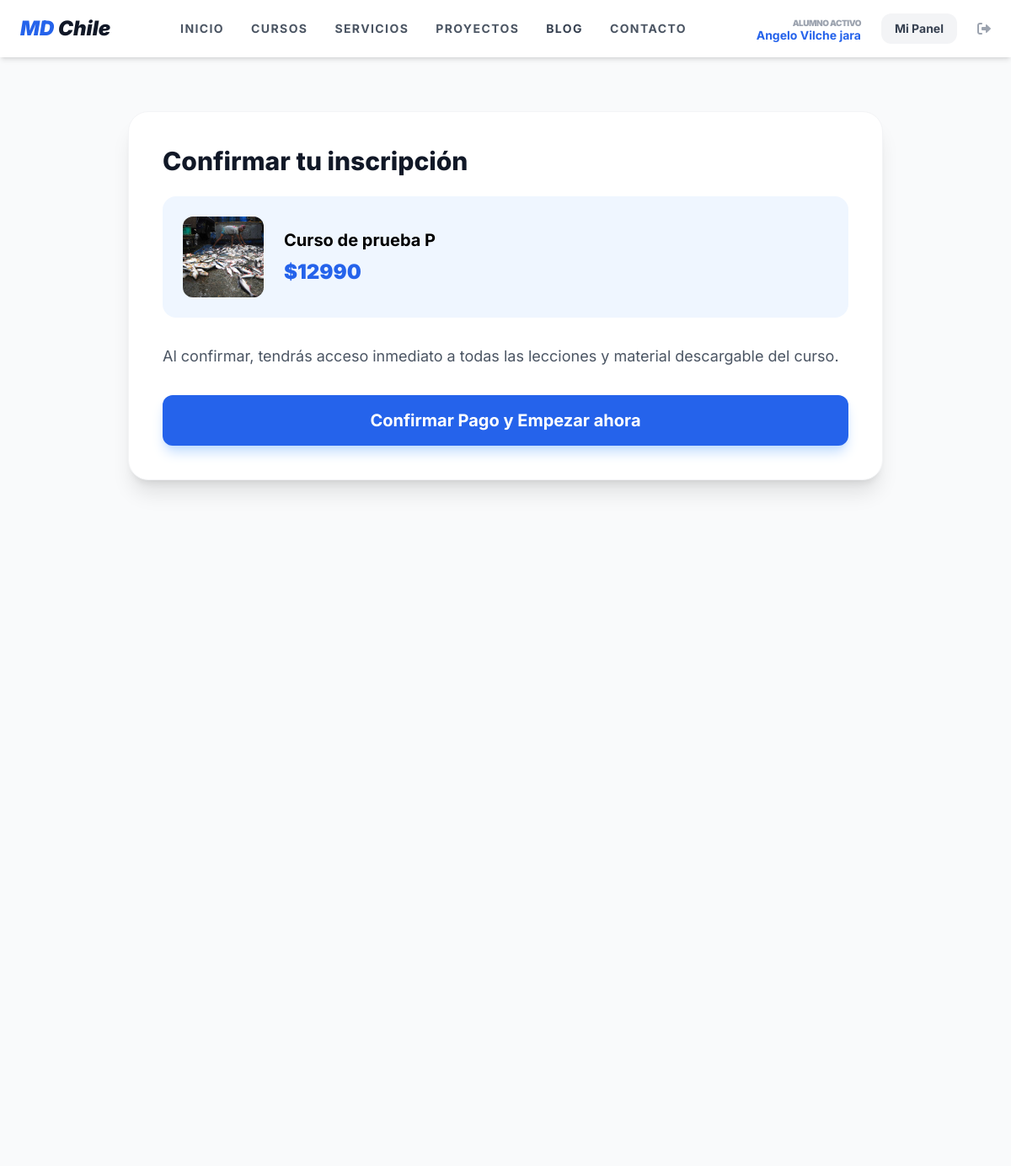
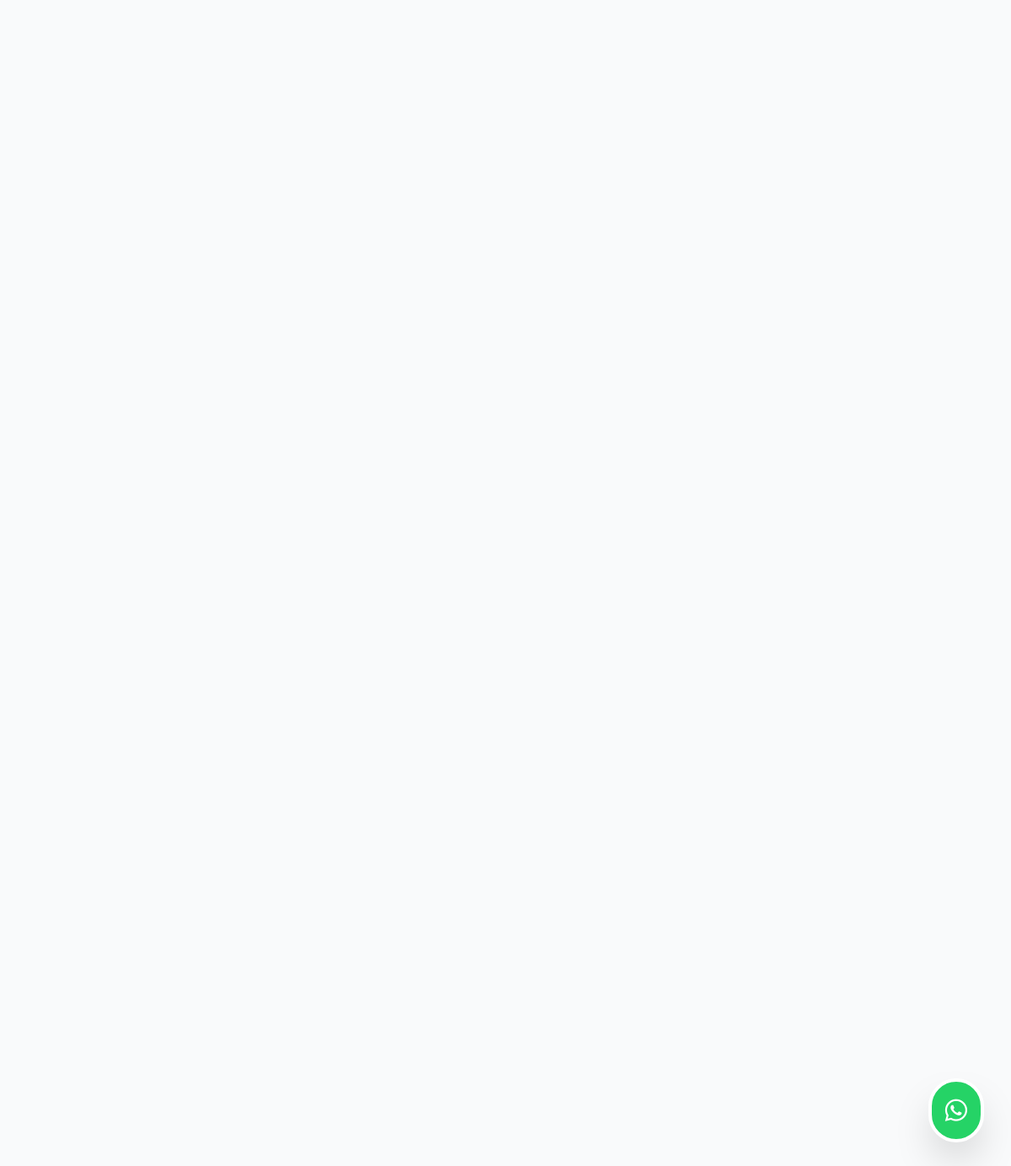
The page /checkout/6/ (signed in) on the database its author committed (2 pictures, top to bottom).
### users/models.py (models this page shows, shortened)
class User(AbstractUser):
    is_client = models.BooleanField(default=True)
    is_admin_user = models.BooleanField(default=False)
    profile_picture = models.ImageField(upload_to='users/profiles/', null=True, blank=True)
    bio = models.TextField(max_length=500, blank=True)
    rut = models.CharField(max_length=12, blank=True, null=True)
    linkedin_url = models.URLField(blank=True, null=True)

### courses/models.py (models this page shows, shortened)
class Course(models.Model):
    title = models.CharField(max_length=200)
    slug = models.SlugField(unique=True, blank=True, null=True)
    description = models.TextField()
    image = models.ImageField(upload_to='courses/banners/', null=True, blank=True)
    price = models.IntegerField(default=0)
    is_published = models.BooleanField(default=True)
    created_at = models.DateTimeField(auto_now_add=True)

### courses/views.py (the view)
# urls.py: path('checkout/<int:course_id>/', views.checkout, name='checkout'),
@login_required
def checkout(request, course_id): return render(request, 'courses/checkout.html', {'course': get_object_or_404(Course, id=course_id)})

### templates/courses/checkout.html
{% extends 'base.html' %}
{% block content %}
<div class="bg-gray-50 min-h-screen py-16 px-6">
    <div class="max-w-4xl mx-auto bg-white p-10 rounded-3xl shadow-xl border border-gray-100">
        <h1 class="text-3xl font-extrabold text-gray-900 mb-6">Confirmar tu inscripción</h1>
        <div class="flex items-center mb-8 p-6 bg-blue-50 rounded-2xl">
            {% if course.image %}
                <img src="{{ course.image.url }}" class="w-24 h-24 object-cover rounded-xl mr-6">
            {% endif %}
            <div>
                <h2 class="text-xl font-bold">{{ course.title }}</h2>
                <p class="text-2xl font-black text-blue-600 mt-2">${{ course.price|default:"Gratis" }}</p>
            </div>
        </div>
        <p class="text-gray-600 mb-8 text-lg">Al confirmar, tendrás acceso inmediato a todas las lecciones y material descargable del curso.</p>
        <a href="{% url 'enroll_trial' course.id %}" class="w-full block text-center bg-blue-600 text-white py-4 rounded-xl font-bold text-xl hover:bg-blue-700 transition shadow-lg shadow-blue-200">
            Confirmar Pago y Empezar ahora
        </a>
    </div>
</div>
{% endblock %}

### templates/base.html (shortened to what this page needs)
<!DOCTYPE html>
<html lang="es">
<head>
    <script src="https://cdn.tailwindcss.com"></script>
    <link rel="stylesheet" href="https://cdnjs.cloudflare.com/ajax/libs/font-awesome/6.0.0/css/all.min.css">
</head>
<body class="bg-gray-50 flex flex-col min-h-screen">
    <nav class="bg-white shadow-md py-4 px-6 flex justify-between items-center sticky top-0 z-50">
        <a href="{% url 'home' %}" class="text-2xl font-black text-blue-600 italic">
            MD <span class="text-gray-900">Chile</span>
        </a>
        <div class="hidden md:flex space-x-8 font-bold text-gray-600 uppercase text-sm tracking-widest">
            <a href="{% url 'home' %}" class="hover:text-blue-600 transition">Inicio</a>
            <a href="{% if user.is_authenticated %}{% url 'dashboard' %}{% else %}{% url 'academia_publica' %}{% endif %}">CURSOS</a>
            <a href="{% url 'services_list' %}" class="hover:text-blue-600 transition">Servicios</a>
            <a class="hover:text-blue-600 transition {% if request.path == '/proyectos/' %}text-blue-600{% endif %}" href="{% url 'projects_list' %}">Proyectos</a>
            <a href="{% url 'blog_list' %}" class="text-gray-700 hover:text-blue-600 font-bold transition">Blog</a>
            <a href="{% url 'contact_view' %}" class="hover:text-blue-600 transition">Contacto</a>
        </div>
        <div class="flex items-center space-x-4">
            {% if user.is_authenticated %}
                <div class="hidden lg:flex flex-col items-end mr-2">
                    <span class="text-[10px] font-black text-gray-400 uppercase tracking-tighter">Alumno Activo</span>
                    <span class="text-sm font-bold text-blue-600 leading-none">
                        {% if user.first_name %}{{ user.first_name }}{% else %}{{ user.username }}{% endif %}
                    </span>
                </div>
                <a href="{% url 'dashboard' %}" class="bg-gray-100 text-gray-700 px-4 py-2 rounded-xl hover:bg-gray-200 transition font-bold text-sm">
                    Mi Panel
                </a>
                <form method="post" action="{% url 'account_logout' %}" class="inline">
                    <button type="submit" class="text-gray-400 hover:text-red-500 transition ml-2">
                        <i class="fas fa-sign-out-alt"></i>
                    </button>
                </form>
            {% endif %}
        </div>
    </nav>
    <main class="flex-grow">
        {% block content %}{% endblock %}
    </main>
    <a href="https://wa.me/56975899661" target="_blank"
       class="fixed bottom-8 right-8 bg-[#25D366] text-white p-4 rounded-full shadow-2xl hover:scale-110 transition-transform z-50 flex items-center justify-center border-4 border-white">
        <i class="fab fa-whatsapp text-3xl"></i>
    </a>
</body>
</html>

### templates/base.html (style rules this page uses)
body { font-family: 'Inter', sans-serif; }

### rows shown on the page
User: first_name "Angelo Vilche jara"
Course: image (picture), title "Curso de prueba P", price "12990"
